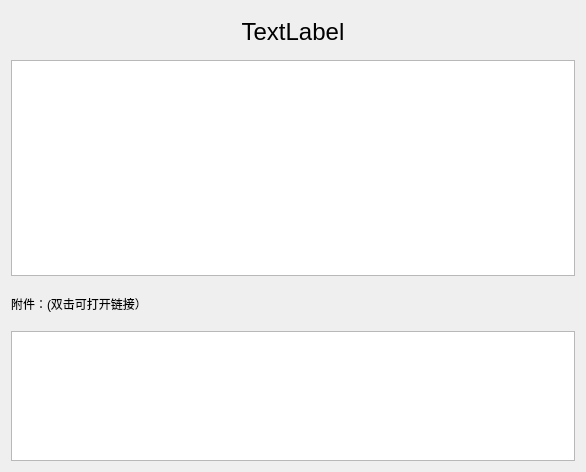
<?xml version="1.0" encoding="UTF-8"?>
<ui version="4.0">
 <class>Form</class>
 <widget class="QWidget" name="Form">
  <property name="geometry">
   <rect>
    <x>0</x>
    <y>0</y>
    <width>586</width>
    <height>472</height>
   </rect>
  </property>
  <property name="windowTitle">
   <string>Form</string>
  </property>
  <layout class="QHBoxLayout" name="horizontalLayout">
   <item>
    <layout class="QVBoxLayout" name="verticalLayout" stretch="1,5,1,3">
     <item>
      <widget class="QLabel" name="TextLabel">
       <property name="sizePolicy">
        <sizepolicy hsizetype="Preferred" vsizetype="Minimum">
         <horstretch>0</horstretch>
         <verstretch>0</verstretch>
        </sizepolicy>
       </property>
       <property name="text">
        <string>&lt;html&gt;&lt;head/&gt;&lt;body&gt;&lt;p&gt;&lt;span style=&quot; font-size:18pt;&quot;&gt;TextLabel&lt;/span&gt;&lt;/p&gt;&lt;/body&gt;&lt;/html&gt;</string>
       </property>
       <property name="textFormat">
        <enum>Qt::RichText</enum>
       </property>
       <property name="alignment">
        <set>Qt::AlignCenter</set>
       </property>
      </widget>
     </item>
     <item>
      <widget class="QTextBrowser" name="textBrowser">
       <property name="html">
        <string>&lt;!DOCTYPE HTML PUBLIC &quot;-//W3C//DTD HTML 4.0//EN&quot; &quot;http://www.w3.org/TR/REC-html40/strict.dtd&quot;&gt;
&lt;html&gt;&lt;head&gt;&lt;meta name=&quot;qrichtext&quot; content=&quot;1&quot; /&gt;&lt;style type=&quot;text/css&quot;&gt;
p, li { white-space: pre-wrap; }
&lt;/style&gt;&lt;/head&gt;&lt;body style=&quot; font-family:'SimSun'; font-size:9pt; font-weight:400; font-style:normal;&quot;&gt;
&lt;p style=&quot;-qt-paragraph-type:empty; margin-top:0px; margin-bottom:0px; margin-left:0px; margin-right:0px; -qt-block-indent:0; text-indent:0px;&quot;&gt;&lt;br /&gt;&lt;/p&gt;&lt;/body&gt;&lt;/html&gt;</string>
       </property>
      </widget>
     </item>
     <item>
      <widget class="QLabel" name="label_3">
       <property name="sizePolicy">
        <sizepolicy hsizetype="Preferred" vsizetype="Minimum">
         <horstretch>0</horstretch>
         <verstretch>0</verstretch>
        </sizepolicy>
       </property>
       <property name="text">
        <string>附件：(双击可打开链接）</string>
       </property>
      </widget>
     </item>
     <item>
      <widget class="QListWidget" name="listWidget">
       <property name="viewMode">
        <enum>QListView::ListMode</enum>
       </property>
       <property name="sortingEnabled">
        <bool>false</bool>
       </property>
      </widget>
     </item>
    </layout>
   </item>
  </layout>
 </widget>
 <resources/>
 <connections/>
</ui>
